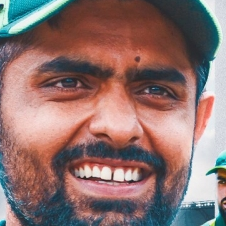
#> input picture dataset/cropped/babar_azam/babar azam - Google Search0.png, 226 x 226 px, given in place of Tom Cruise.jpeg, which was not available
$ python train_model.py
#> lines starting #> are read from the running program, lines starting #| are printed output that depends on the picture
import numpy as np
import cv2
import matplotlib
from matplotlib import pyplot as plt

img = cv2.imread('./test_images/Tom Cruise.jpeg')
#> img is the input picture: shape (226, 226, 3); mean B, G, R 110.8, 113.9, 142.1

print(img.shape)
#| (226, 226, 3)

plt.imshow(img)
gray = cv2.cvtColor(img, cv2.COLOR_BGR2GRAY)
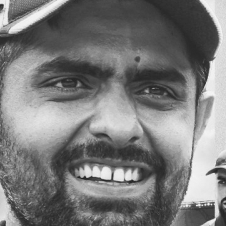
#> gray: shape (226, 226); min 34, max 245, mean 122
print(gray.shape)
#| (226, 226)
print(gray)
#> (printed output is left out)
plt.imshow(gray,cmap = 'gray')

# this code is from opencv documation for detecting the face
face_cascade = cv2.CascadeClassifier(cv2.data.haarcascades + 'haarcascade_frontalface_default.xml')
eye_cascade = cv2.CascadeClassifier(cv2.data.haarcascades + 'haarcascade_eye.xml')

faces = face_cascade.detectMultiScale(gray, 1.3, 5)
#> faces = ()
print(faces)
#> (the run stopped early here; a loop or call above may not have finished)

$ run again, on dataset/cropped/hania_amir/hania - Google Search12.png
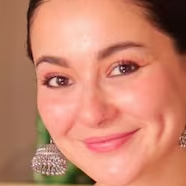
#> input picture dataset/cropped/hania_amir/hania - Google Search12.png, 186 x 186 px, given in place of Tom Cruise.jpeg, which was not available
#> img is the input picture: shape (186, 186, 3); mean B, G, R 109, 132.1, 200.2
#| (186, 186, 3)
#| (186, 186)
#> (printed output is left out)
#> `faces = face_cascade.detectMultiScale(gray, 1.3, 5)`: faces = [[17, 15, 151, 151]]
#| [[ 17  15 151 151]]
#> `(x,y,w,h) = faces[0]`: x = 17; y = 15; w = 151
#| 17 15 151 151
#> the loop `for (x, y, w, h) in faces:` made 1 pass
#> after the loop `for (x, y, w, h) in faces:`:
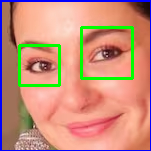
#> roi_color: shape (151, 151, 3); mean B, G, R 122.8, 144.4, 200
#> in get_cropped_image_if_2_eyes, `faces = face_cascade.detectMultiScale(gray, 1.3, 5)`: faces = [[17, 15, 151, 151]]
#> the loop in get_cropped_image_if_2_eyes, `for (x, y, w, h) in faces:` made 1 pass
#> coeffs = 6 items
#> in w2d, `imArray_H = np.uint8(imArray_H)`:
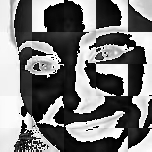
#> imArray_H: shape (152, 152); min 0, max 255, mean 120.7

$ run again, on dataset/cropped/virat_kohli/virat - Google Search0.png
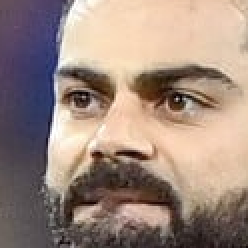
#> input picture dataset/cropped/virat_kohli/virat - Google Search0.png, 124 x 124 px, given in place of Tom Cruise.jpeg, which was not available (shown 2 times larger)
#> img is the input picture: shape (124, 124, 3); mean B, G, R 125.4, 136, 156.6
#| (124, 124, 3)
#| (124, 124)
#> (printed output is left out)
#> `faces = face_cascade.detectMultiScale(gray, 1.3, 5)`: faces = [[9, 7, 107, 107]]
#| [[  9   7 107 107]]
#> `(x,y,w,h) = faces[0]`: x = 9; y = 7; w = 107
#| 9 7 107 107
#> the loop `for (x, y, w, h) in faces:` made 1 pass
#> after the loop `for (x, y, w, h) in faces:`:
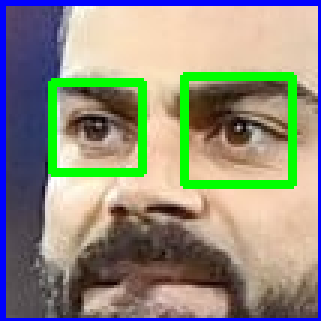
#> roi_color: shape (107, 107, 3) (shown 3 times larger); mean B, G, R 127.2, 142.1, 144.1
#> in get_cropped_image_if_2_eyes, `faces = face_cascade.detectMultiScale(gray, 1.3, 5)`: faces = [[9, 7, 107, 107]]
#> the loop in get_cropped_image_if_2_eyes, `for (x, y, w, h) in faces:` made 1 pass
#> coeffs = 6 items
#> in w2d, `imArray_H = np.uint8(imArray_H)`:
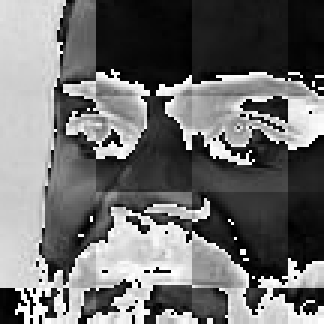
#> imArray_H: shape (108, 108) (shown 3 times larger); min 0, max 255, mean 110.4
